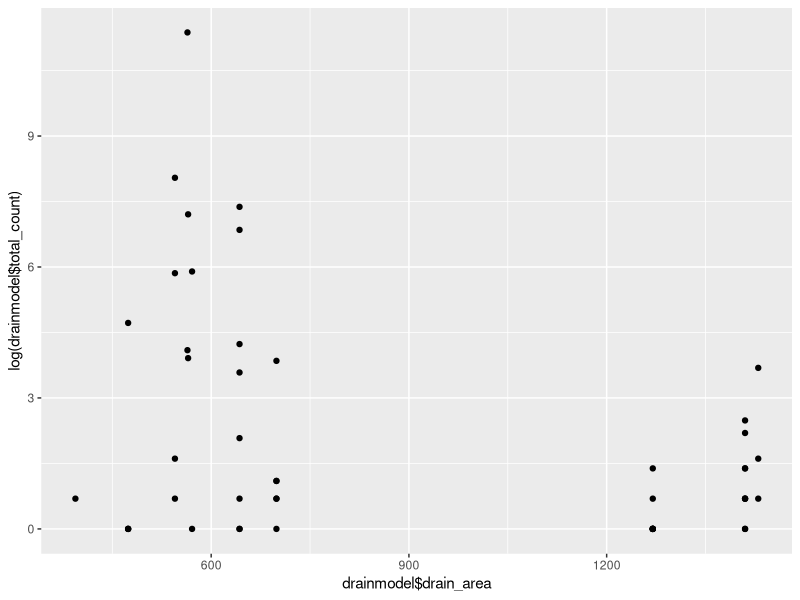
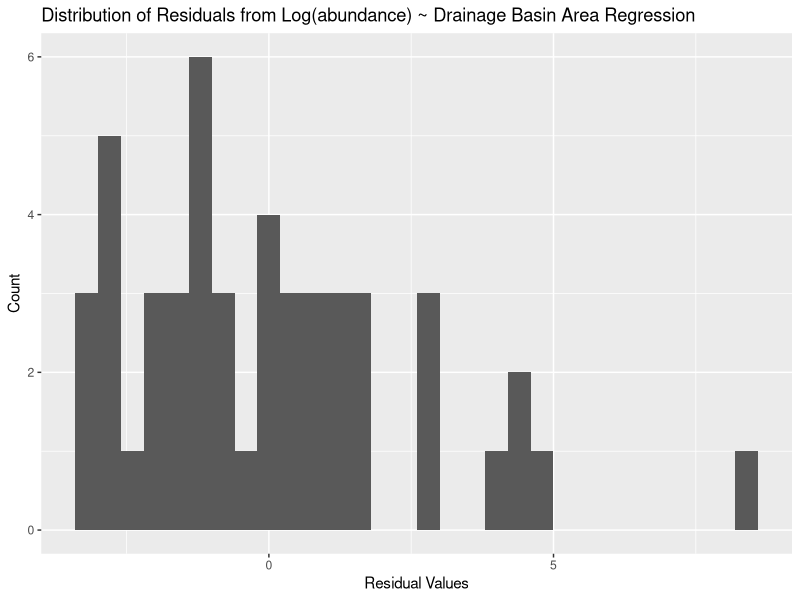
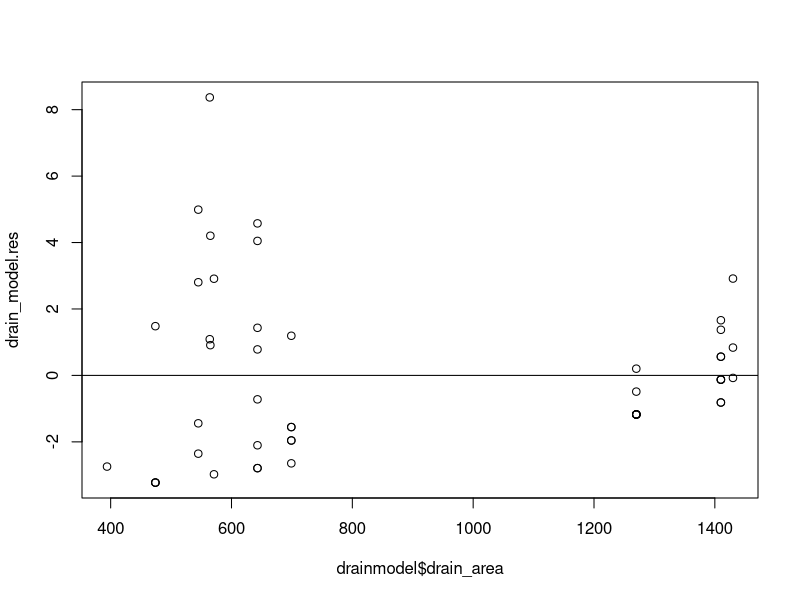
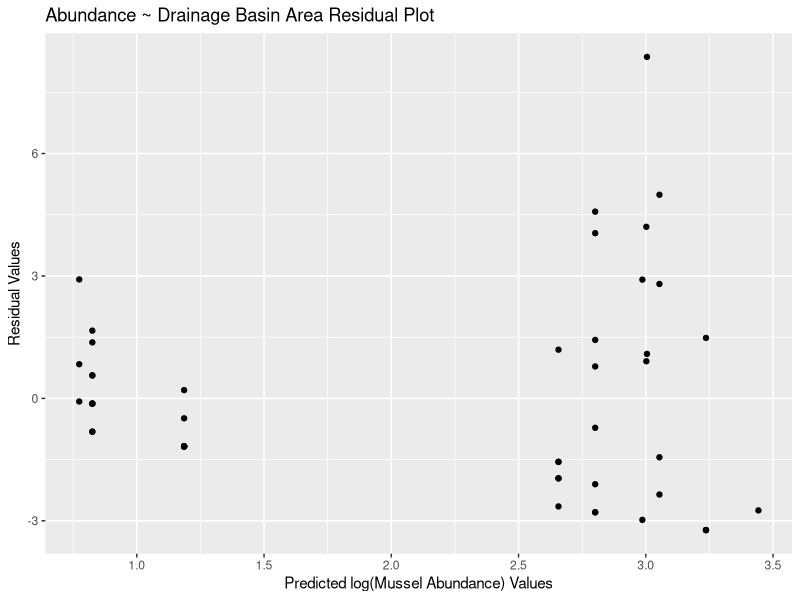

Generate these figures, in order, with R: (Note: this script raises an error after producing the figures.)
## ---- chunk 1
knitr::opts_chunk$set(ECHO = TRUE)
## ---- chunk 2
# Set working directory and bring in libraries
setwd("/Users/williamjohnson/Desktop/Laura/Hallett_Lab/Repositories/thesis-mussels/site_DATAexplore")
library(tidyverse)
library(MASS)

#Bring in needed files:
finalmodel <- as.tibble(read.csv("FinalModel.csv"), colnames = TRUE) #finalmodel spreadsheet has all candidate variables
#model w/o zinc cr
finalmodel <- finalmodel%>%
  filter(!site_id == "ZINCCMP") 

#Bring in site distance / drainage basin data
distarea <- as.tibble(read.csv("dist_area_final.csv"), colnames = TRUE)
# Need to link drainage basin areas with site id
drainmodel <- finalmodel %>%
  inner_join(distarea, by = "obs_id")

#Simple linear regression predicting mussel abundance by drainage basin area of aggregation 
drain_model <- lm(log(drainmodel$total_count + .01) ~ drainmodel$drain_area)
summary(drain_model)

## ---- chunk 3

#Assumption of linearity 
ggplot(drainmodel) + geom_point(aes(x = drainmodel$drain_area, y = log(drainmodel$total_count)))

#Examine histogram of the residual values to determine if they are normally distributed
ggplot(drain_model) + geom_histogram(aes(drain_model$residuals)) + labs(x = "Residual Values", y = "Count") +
  ggtitle("Distribution of Residuals from Log(abundance) ~ Drainage Basin Area Regression")

# Determine mean of residual values
print(mean(drain_model$residuals)) # YES the mean of residuals = 0!!! 

# Assess whether residuals meet assumption of homoscedasticity
drain_model.res <- resid(drain_model)
plot(drainmodel$drain_area, drain_model.res)
abline(0,0) #Looks like greater variance at lower drainage basin areas than larger drainage basin areas... this is also
             # the sites where there were lots of low abundance aggregations but also high abundances, too! All of the 
            # abundances in the larger drainage basin area sites were much more similar to each other (less range b/w
            # aggregation abundance)

# Residual Plot
ggplot(drain_model) + geom_point(aes(x = drain_model$fitted.values, y = drain_model$residuals)) + 
  labs(x = "Predicted log(Mussel Abundance) Values", y = "Residual Values") + ggtitle("Abundance ~ Drainage Basin Area Residual Plot") 

## ---- chunk 4
mod1 <- lm(log(finalmodel$total_count + .01) ~ finalmodel$DB_Pforest + finalmodel$SP_10yr + finalmodel$HUC_Pth)
summary(mod1)
## ---- chunk 5
#Assumption of linearity
ggplot(finalmodel) + geom_point(aes(x = DB_Pforest, y = log(total_count))) #Yes
ggplot(finalmodel) + geom_point(aes(x = SP_10yr, y = log(total_count))) #Not much linearity here!!!
ggplot(finalmodel) + geom_point(aes(x = HUC_Pth, y = log(total_count))) #Hard to tell b/c of low sample size


#Examine histogram of the residual values to determine if they are normally distributed
ggplot(mod1) + geom_histogram(aes(mod1$residuals)) + labs(x = "Residual Values", y = "Count") +
  ggtitle("Distribution of Residuals from Log(abundance) ~ Final Model")

# Determine mean of residual values
print(mean(mod1$residuals)) # YES the mean of residuals = 0!!! 

# Assumption of homoscedasticity of residuals
mod1.res <- resid(mod1)
plot(finalmodel$DB_Pforest, mod1.res) #No... greater variance at higher % forest

plot(finalmodel$SP_10yr, mod1.res) # Ok... still unequal vertical variance but better horizontal variance

plot(finalmodel$HUC_Pth, mod1.res) # Less variance of errors at low percent of timber harvest in the HUC

## ---- chunk 6
#filter to only consider aggregations with greater than 1 mussel
finalmodel2 <- finalmodel%>%
  filter(!site_id == "ZINCCMP") %>%
  filter(total_count > 1)  

drainmodel2 <- finalmodel2 %>%
  inner_join(distarea, by = "obs_id")


## ---- chunk 7

#Simple linear regression predicting mussel abundance by drainage basin area of aggregation 
drain_model2 <- lm(log(drainmodel2$total_count + .01) ~ drainmodel2$drain_area)
summary(drain_model2)

#Assumption of linearity 
ggplot(drainmodel2) + geom_point(aes(x = drainmodel2$drain_area, y = log(drainmodel2$total_count)))

#Examine histogram of the residual values to determine if they are normally distributed
ggplot(drain_model2) + geom_histogram(aes(drain_model2$residuals)) + labs(x = "Residual Values", y = "Count") +
  ggtitle("Distribution of Residuals from Log(abundance) ~ Drainage Basin Area Regression")

# Determine mean of residual values
print(mean(drain_model2$residuals)) # YES the mean of residuals = 0!!! 

# Assess whether residuals meet assumption of homoscedasticity
drain_model2.res <- resid(drain_model2)
plot(drainmodel2$drain_area, drain_model2.res) #Looks like greater variance at lower drainage basin areas than larger  drainage basin areas... this is also the sites where there were lots of low abundance aggregations but also high abundances, too! All of the  abundances in the larger drainage basin area sites were much more similar to each other (less range b/w aggregation abundance)

# Residual Plot
ggplot(drain_model2) + geom_point(aes(x = drain_model2$fitted.values, y = drain_model2$residuals)) + 
  labs(x = "Predicted log(Mussel Abundance) Values", y = "Residual Values") + ggtitle("Abundance ~ Drainage Basin Area Residual Plot") 

## ---- chunk 8
mod2 <- lm(log(finalmodel2$total_count + .01) ~ finalmodel2$DB_Pforest + finalmodel2$SP_10yr + finalmodel2$HUC_Pth)
summary(mod2)

#Assumption of linearity
ggplot(finalmodel2) + geom_point(aes(x = DB_Pforest, y = log(total_count))) #Yes
ggplot(finalmodel2) + geom_point(aes(x = SP_10yr, y = log(total_count))) #Not much linearity here!!!
ggplot(finalmodel2) + geom_point(aes(x = HUC_Pth, y = log(total_count))) #Hard to tell b/c of low sample size


#Examine histogram of the residual values to determine if they are normally distributed
ggplot(mod2) + geom_histogram(aes(mod2$residuals)) + labs(x = "Residual Values", y = "Count") +
  ggtitle("Distribution of Residuals from Log(abundance) ~ Final Model")

# Determine mean of residual values
print(mean(mod2$residuals)) # YES the mean of residuals = 0!!! 

# Assumption of homoscedasticity of residuals
mod2.res <- resid(mod2)
plot(finalmodel2$DB_Pforest, mod2.res) #No... greater variance at higher % forest
plot(finalmodel2$SP_10yr, mod2.res) # Ok... still unequal vertical variance but better horizontal variance
plot(finalmodel2$HUC_Pth, mod2.res) # Less variance of errors at low percent of timber harvest in the HUC

